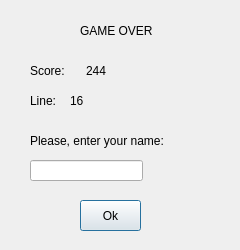
<?xml version="1.0" encoding="UTF-8"?>
<ui version="4.0">
 <class>SaveRecordDialog</class>
 <widget class="QDialog" name="SaveRecordDialog">
  <property name="geometry">
   <rect>
    <x>0</x>
    <y>0</y>
    <width>240</width>
    <height>250</height>
   </rect>
  </property>
  <property name="windowTitle">
   <string>Tetris</string>
  </property>
  <widget class="QLabel" name="name">
   <property name="geometry">
    <rect>
     <x>30</x>
     <y>130</y>
     <width>181</width>
     <height>21</height>
    </rect>
   </property>
   <property name="text">
    <string>Please, enter your name:</string>
   </property>
  </widget>
  <widget class="QPushButton" name="okButton">
   <property name="geometry">
    <rect>
     <x>80</x>
     <y>200</y>
     <width>61</width>
     <height>31</height>
    </rect>
   </property>
   <property name="text">
    <string>Ok</string>
   </property>
  </widget>
  <widget class="QLineEdit" name="nameEdit">
   <property name="geometry">
    <rect>
     <x>30</x>
     <y>160</y>
     <width>113</width>
     <height>21</height>
    </rect>
   </property>
  </widget>
  <widget class="QLabel" name="gameOver">
   <property name="geometry">
    <rect>
     <x>80</x>
     <y>20</y>
     <width>81</width>
     <height>21</height>
    </rect>
   </property>
   <property name="frameShape">
    <enum>QFrame::NoFrame</enum>
   </property>
   <property name="text">
    <string>GAME OVER</string>
   </property>
  </widget>
  <widget class="QLabel" name="score">
   <property name="geometry">
    <rect>
     <x>30</x>
     <y>60</y>
     <width>41</width>
     <height>21</height>
    </rect>
   </property>
   <property name="text">
    <string>Score: </string>
   </property>
  </widget>
  <widget class="QLabel" name="line">
   <property name="geometry">
    <rect>
     <x>30</x>
     <y>90</y>
     <width>31</width>
     <height>21</height>
    </rect>
   </property>
   <property name="text">
    <string>Line: </string>
   </property>
  </widget>
  <widget class="QLabel" name="scoreResult">
   <property name="geometry">
    <rect>
     <x>86</x>
     <y>60</y>
     <width>41</width>
     <height>21</height>
    </rect>
   </property>
   <property name="text">
    <string>244</string>
   </property>
  </widget>
  <widget class="QLabel" name="lineResult">
   <property name="geometry">
    <rect>
     <x>70</x>
     <y>90</y>
     <width>47</width>
     <height>21</height>
    </rect>
   </property>
   <property name="text">
    <string>16</string>
   </property>
  </widget>
 </widget>
 <resources/>
 <connections/>
</ui>
